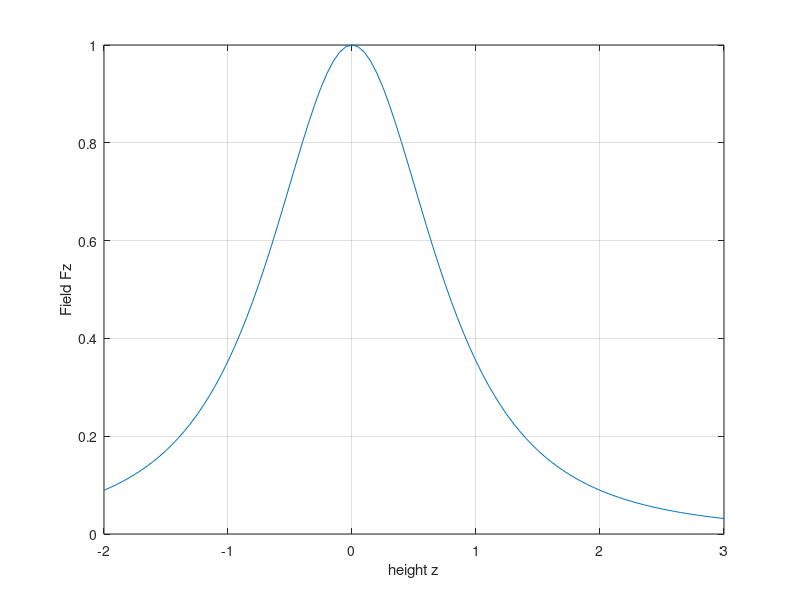
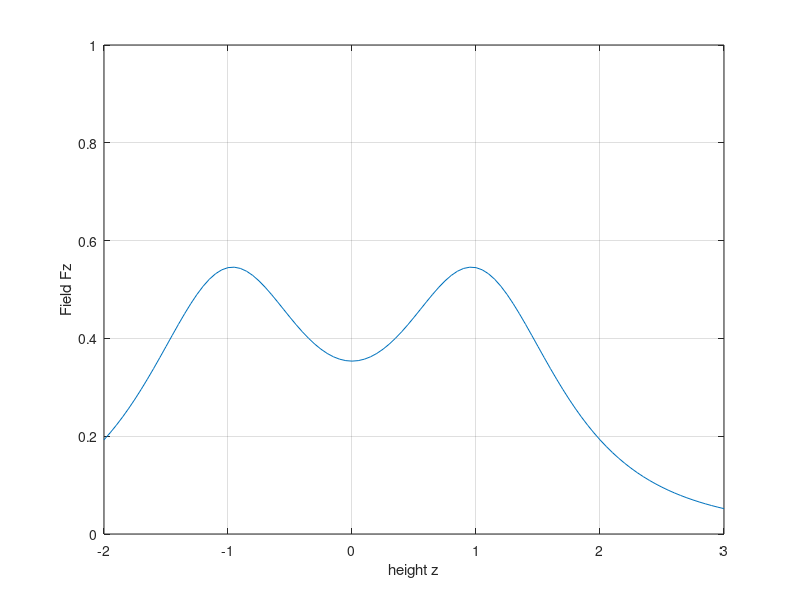
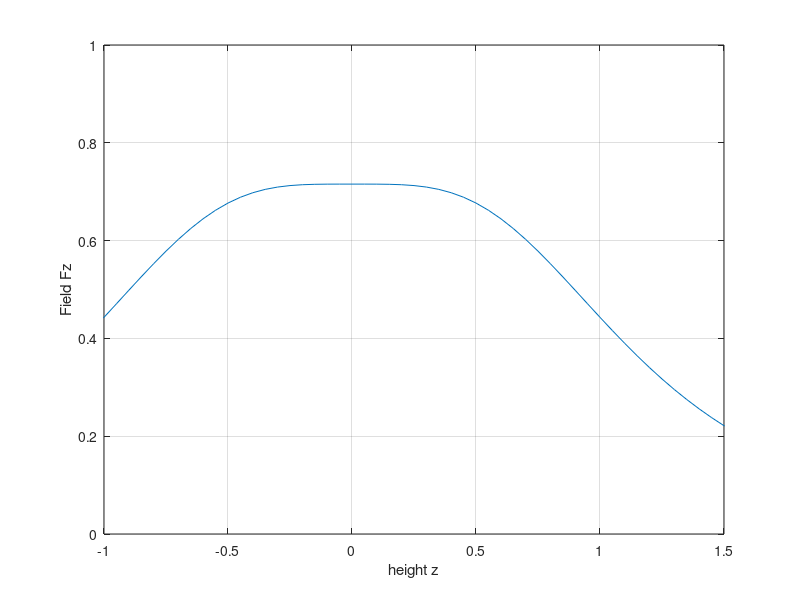

MATLAB code to generate these figures, in order:
R = 1;
HzAxis = @(z)R^2/2*(R^2+z.^2).^(-3/2);
z = linspace(-2,3,101);

dz = 0.0;
figure(1); plot(z,HzAxis(z-dz)+HzAxis(z+dz))
           axis([-2,3,0,1])
           grid on; xlabel('height z'); ylabel('Field Fz');
dz = 1;
figure(2); plot(z,HzAxis(z-dz)+HzAxis(z+dz))
           axis([-2,3,0,1])
           grid on; xlabel('height z'); ylabel('Field Fz');
dz = 1/2;
figure(3); plot(z,HzAxis(z-dz)+HzAxis(z+dz))
           axis([-1,1.5,0,1])
           grid on; xlabel('height z'); ylabel('Field Fz');
